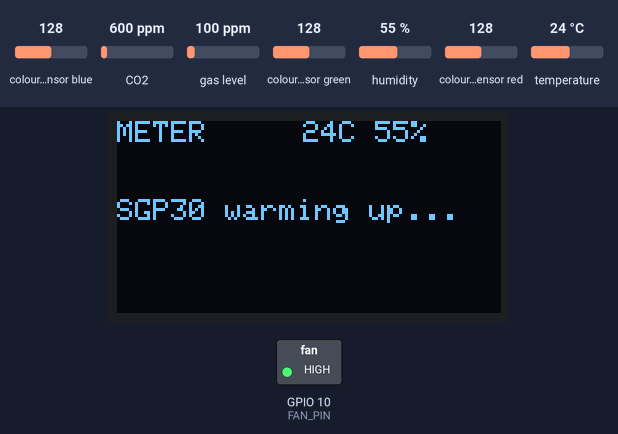
A sketch run on a simulated ESP32-S3. On the bench: 128×64 one-colour display, switched loads named in the sketch (green lamp = pin HIGH). The inputs (shaded band) are chosen by the test bench; at power-on: humidity 55 %, temperature 24 °C, colour sensor blue 128, CO2 600 ppm, gas level 100 ppm, colour sensor green 128, colour sensor red 128. What the sketch prints to the serial monitor is not drawn.

Above: at 1.7 s.
1.8 s: humidity set to 22 %
At 3.6 s:
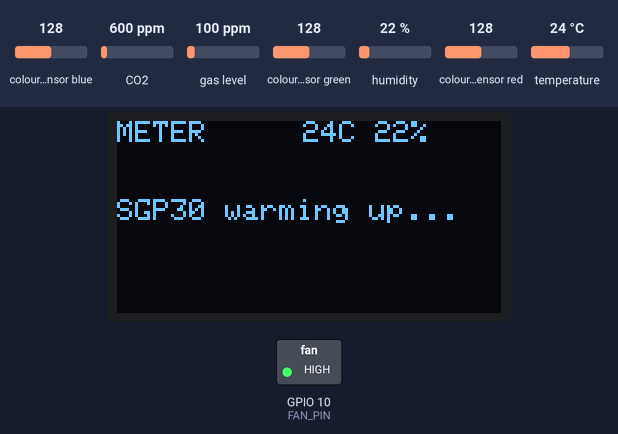
4.2 s: temperature set to 12 °C
At 6.1 s:
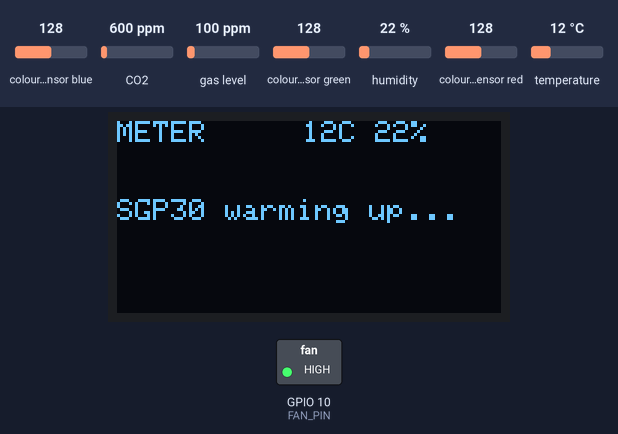
6.4 s: humidity set to 40 %
At 7.5 s:
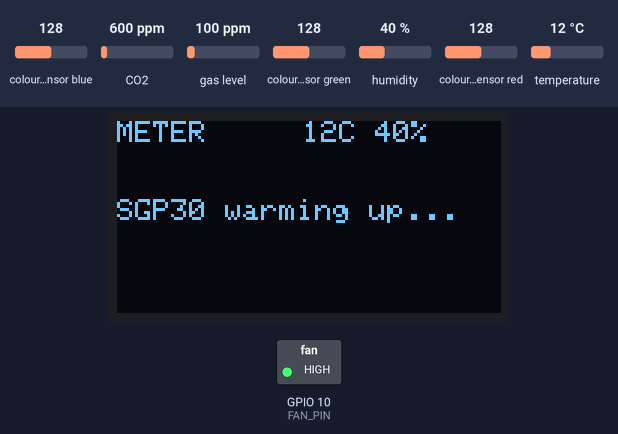
8.5 s: temperature set to 19 °C
At 17.8 s:
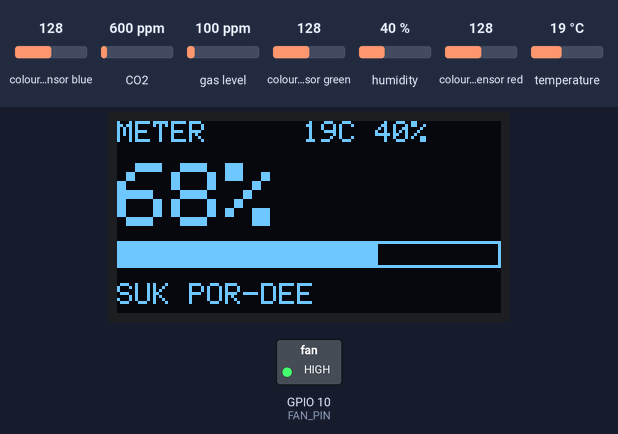
Timing chart, 0 to 18.3 s (numbered marks = the images above; inputs shaded):
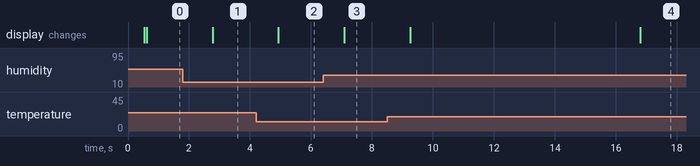

The sketch:

step08_meter.ino
```cpp
/* ============================================================
   STEP 8 | รวมร่าง! เครื่องวัดความสุก (โหมด METER)
   ------------------------------------------------------------
   เป้าหมาย: เอาทุกอย่างจาก STEP 3-7 มารวมเป็น "เครื่องมือใช้จริง"
   สิ่งใหม่ที่ได้เรียน: การถ่วงน้ำหนัก (weighted score) / การตัดสินใจจากข้อมูล

   คำถามที่เครื่องนี้ตอบ: "มะม่วงลูกนี้กินได้หรือยัง?"
   ============================================================ */

#include <Wire.h>
#include <Adafruit_SGP30.h>
#include <Adafruit_TCS34725.h>
#include <Adafruit_Sensor.h>
#include <Adafruit_BME280.h>
#include <Adafruit_GFX.h>
#include <Adafruit_SSD1306.h>

#define I2C_SDA 8
#define I2C_SCL 9
#define FAN_PIN 10

// ---- เกณฑ์ที่ปรับได้ (คาลิเบรตทีหลัง) ----
#define HUE_RAW    120.0    // เขียว = ดิบ
#define HUE_RIPE    55.0    // เหลือง = สุก
#define TVOC_BASE    0.0    // อากาศสะอาด
#define TVOC_HIGH  500.0    // แก๊สเยอะ = สุกจัด
#define W_COLOR     0.60    // <-- เชื่อ "สี" 60%
#define W_GAS       0.40    // <-- เชื่อ "แก๊ส" 40%

Adafruit_SGP30 sgp;
Adafruit_TCS34725 tcs(TCS34725_INTEGRATIONTIME_154MS, TCS34725_GAIN_4X);
Adafruit_BME280 bme;
Adafruit_SSD1306 oled(128, 64, &Wire, -1);

float rgbToHue(float r, float g, float b) {
  float mx = max(r, max(g, b)), mn = min(r, min(g, b)), d = mx - mn;
  if (d < 0.0001) return 0;
  float h;
  if      (mx == r) h = 60.0 * fmod(((g - b) / d), 6.0);
  else if (mx == g) h = 60.0 * (((b - r) / d) + 2.0);
  else              h = 60.0 * (((r - g) / d) + 4.0);
  if (h < 0) h += 360.0;
  return h;
}
int mapClamp(float x, float lo, float hi) {
  float y = (x - lo) / (hi - lo) * 100.0;
  if (y < 0) y = 0;
  if (y > 100) y = 100;
  return (int)y;
}
uint32_t absoluteHumidity(float t, float h) {
  const float ah = 216.7f * ((h / 100.0f) * 6.112f *
                   exp((17.62f * t) / (243.12f + t)) / (273.15f + t));
  return (uint32_t)(1000.0f * ah);
}


/* === i2cAlive(): ตรวจว่ามีอุปกรณ์อยู่จริงไหม (เชื่อถือได้ 100%) ===
   *** บทเรียนสำคัญจากหน้างาน ***
   begin() ของบางไลบรารี (เช่น SSD1306) "โกหก" ได้ — คืนค่า true
   ทั้งที่ไม่ได้ต่อจอเลย! เพราะมันไม่เช็ก ACK จริง
   วิธีนี้เช็กที่ระดับฮาร์ดแวร์ --> โกหกไม่ได้ */
bool i2cAlive(uint8_t addr) {
  Wire.beginTransmission(addr);
  return (Wire.endTransmission() == 0);
}

void setup() {
  Serial.begin(115200);
  pinMode(FAN_PIN, OUTPUT);
  digitalWrite(FAN_PIN, HIGH);        // เปิดพัดลมค้าง (กวนอากาศให้ค่านิ่ง)
  Wire.begin(I2C_SDA, I2C_SCL);
  Wire.setClock(50000);   // ลดเป็น 50kHz — ทนสายยาว/หลวมได้ดีกว่า 100kHz มาก
  delay(500);

  oled.begin(SSD1306_SWITCHCAPVCC, 0x3C);
  oled.setTextColor(SSD1306_WHITE);
  if (!sgp.begin()) Serial.println("[X] SGP30");
  if (!tcs.begin()) Serial.println("[X] TCS34725");
  if (!bme.begin(0x76) && !bme.begin(0x77)) Serial.println("[X] BME280");

  Serial.println("STEP 8: เครื่องวัดความสุก (METER)");
  Serial.println("millis,Temp,Hum,TVOC,Hue,ColorScore,GasScore,MeterScore");
}

void loop() {
  // --- 1) อ่านอุณหภูมิ/ความชื้น ---
  float temp = bme.readTemperature();
  float hum  = bme.readHumidity();
  if (isnan(temp)) temp = 25.0;
  if (isnan(hum))  hum  = 50.0;

  // --- 2) อ่านแก๊ส (ชดเชยด้วยความชื้น) ---
  sgp.setHumidity(absoluteHumidity(temp, hum));
  int tvoc = 0;
  if (sgp.IAQmeasure()) tvoc = sgp.TVOC;

  // --- 3) อ่านสี ---
  uint16_t r, g, b, c;
  tcs.getRawData(&r, &g, &b, &c);
  float rN = 0, gN = 0, bN = 0;
  if (c > 0) { rN = (float)r / c; gN = (float)g / c; bN = (float)b / c; }
  float hue = rgbToHue(rN, gN, bN);

  // --- 4) แปลงเป็นคะแนน แล้ว "ถ่วงน้ำหนัก" รวมกัน ---
  int colorScore = 100 - mapClamp(hue, HUE_RIPE, HUE_RAW);
  int gasScore   = mapClamp((float)tvoc, TVOC_BASE, TVOC_HIGH);
  int meter      = (int)(W_COLOR * colorScore + W_GAS * gasScore);

  // --- 5) แปลเป็นภาษาคน ---
  String stage;
  if      (meter < 30) stage = "DIB (raw)";
  else if (meter < 60) stage = "KUENG-SUK";
  else if (meter < 85) stage = "SUK POR-DEE";
  else                 stage = "SUK NGOM";

  Serial.print(millis());    Serial.print(',');
  Serial.print(temp, 1);     Serial.print(',');
  Serial.print(hum, 1);      Serial.print(',');
  Serial.print(tvoc);        Serial.print(',');
  Serial.print(hue, 0);      Serial.print(',');
  Serial.print(colorScore);  Serial.print(',');
  Serial.print(gasScore);    Serial.print(',');
  Serial.println(meter);

  oled.clearDisplay();
  oled.setTextSize(1); oled.setCursor(0, 0);
  oled.print("METER");
  oled.setCursor(62, 0);
  oled.print((int)temp); oled.print("C ");
  oled.print((int)hum);  oled.print("%");

  if (millis() < 16000) {
    oled.setCursor(0, 26); oled.print("SGP30 warming up...");
  } else {
    oled.setTextSize(3); oled.setCursor(0, 14);
    oled.print(meter); oled.print("%");
    oled.drawRect(0, 40, 128, 9, SSD1306_WHITE);
    oled.fillRect(0, 40, map(meter, 0, 100, 0, 128), 9, SSD1306_WHITE);
    oled.setTextSize(1); oled.setCursor(0, 54);
    oled.print(stage);
  }
  oled.display();
  delay(1000);
}

/* ------------------------------------------------------------
   ผลที่ควรได้: จ่อมะม่วงดิบ --> % ต่ำ / มะม่วงสุก --> % สูง

   ลองเล่นดู (สำคัญ!):
   1) เปลี่ยน W_COLOR = 1.00, W_GAS = 0.00 --> เชื่อสีอย่างเดียว ผลต่างไหม?
   2) เปลี่ยน W_COLOR = 0.00, W_GAS = 1.00 --> เชื่อแก๊สอย่างเดียว แม่นไหม?
   3) วัดมะม่วงหลายลูก จดคะแนน แล้วเทียบกับ "การชิมจริง" --> เครื่องแม่นแค่ไหน?

   คำถาม 1: ทำไมเราให้น้ำหนัก "สี" มากกว่า "แก๊ส"?
   คำถาม 2: ถ้าเอาเครื่องนี้ไปวัดมะม่วงคนละพันธุ์ จะยังแม่นไหม? ต้องแก้อะไร?
   ------------------------------------------------------------ */
```

Measured:
- after the input at 1.8 s, the display: changes after 0.97 s (image 1)
- after the input at 4.2 s, the display: changes after 0.73 s (image 2)
- after the input at 6.4 s, the display: changes after 0.69 s (image 3)
- after the input at 8.5 s, the display: first changes after 0.75 s (image 4 shows a later state)
